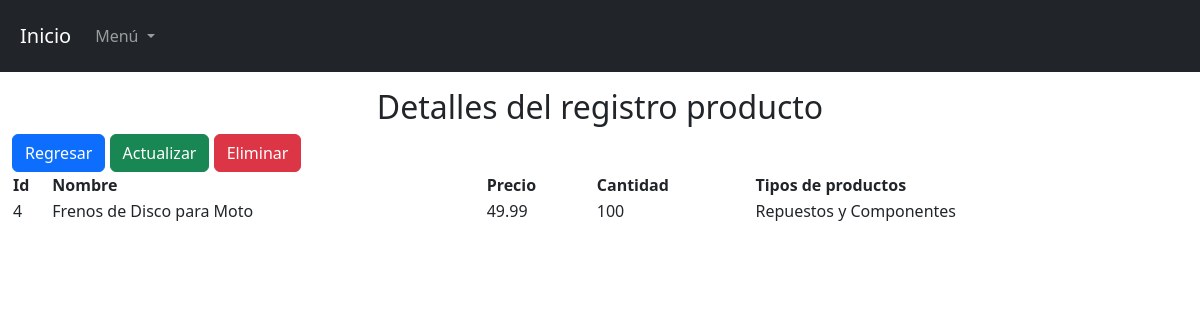
The page /view/username/proshow.php?id=4 on the database its author committed.
### tables this page shows
CREATE TABLE `productos` (
  `Idproducto` int(11) NOT NULL AUTO_INCREMENT,
  `Nombre` varchar(50) DEFAULT NULL,
  `Precio` decimal(10,2) DEFAULT NULL,
  `Cantidad` int(10) DEFAULT NULL,
  `Idtip` int(11) DEFAULT NULL,
  PRIMARY KEY (`Idproducto`),
  INDEX `fk_productos_idtip` (`Idtip`),
  FOREIGN KEY (`Idtip`) REFERENCES `tiposproductos` (`Idtip`) ON DELETE CASCADE
);

CREATE TABLE `tiposproductos` (
  `Idtip` int(11) NOT NULL AUTO_INCREMENT,
  `NombreTipo` varchar(50) DEFAULT NULL,
  PRIMARY KEY (`Idtip`)
);

### config/db.php (called while the page is built)
<?php
class db{
    private $host="localhost";
    private $dbname="dbproyecto";
    private $user="root";
    private $password="";
    public function conexion() {
        try {
            $PDO = new PDO("mysql:host={$this->host};dbname={$this->dbname}", $this->user, $this->password);
            $PDO->setAttribute(PDO::ATTR_ERRMODE, PDO::ERRMODE_EXCEPTION);
            return $PDO;
        } catch (PDOException $e) {
            return $e->getMessage();
        }
    }
}
?>

### model/pronameModel.php (called while the page is built, shortened)
<?php
  class pronameModel
  {
      private $PDO;
      public function __construct()
      {
          require_once(__DIR__ . '/../config/db.php');
          $con = new db();
          $this->PDO = $con->conexion();
      }
      public function show($id)
      {
          try {
              $statement = $this->PDO->prepare("SELECT productos.*, tiposproductos.NombreTipo AS TipoNombre
                                               FROM productos
                                               LEFT JOIN tiposproductos ON productos.Idtip = tiposproductos.Idtip
                                               WHERE Idproducto = :id");
              $statement->bindParam(":id", $id);
              return ($statement->execute()) ? $statement->fetch() : false;
          } catch (PDOException $e) {
              echo "Error al obtener datos de la base de datos: " . $e->getMessage();
              return false;
          }
      }
  }
?>

### controller/pronameController.php (called while the page is built, shortened)
    <?php
    class pronameController
    {
        private $model;
        public function __construct()
        {
            require_once("c://xampp/htdocs/proyectoSL2/model/pronameModel.php");
            $this->model = new pronameModel();
        }
        public function show($id)
        {
            $result = $this->model->show($id);
            return ($result !== false) ? $result : header("Location: proindex.php");
        }
}
    ?>

### view/username/proshow.php (the view, shortened to what this page needs)
<?php
require_once(__DIR__ . '/../head/head.php');
require_once(__DIR__ . '/../../controller/pronameController.php');
$obj = new pronameController();
$date= $obj->show($_GET['id']);
?>
<h2 class="text-center">Detalles del registro producto</h2>
<div class="pd-3">
<a href="proindex.php" class="btn btn-primary">Regresar</a>
<a href="proedit.php?id=<?= $date[0] ?>" class="btn btn-success">Actualizar</a>
    <a class="btn btn-danger" data-bs-toggle="modal" data-bs-target="#exampleModal">Eliminar</a>
</div>
<table class="table- container-fluid">
        <thead>
            <tr>
                <th scope="col">Id</th>
                <th scope="col">Nombre</th>
                <th scope="col">Precio</th>
                <th scope="col">Cantidad</th>
                <th scope="col">Tipos de productos</th>
            </tr>
        </thead>
        <tbody>
            <tr>
                <td scope="col"><?=$date[0]?></td>
                <td scope="col"><?=$date[1]?></td>
                <td scope="col"><?=$date[2]?></td>
                <td scope="col"><?=$date[3]?></td>
                <td scope="col"><?= isset($date['TipoNombre']) ? $date['TipoNombre'] : '' ?></td>
            </tr>
        </tbody>
    </table>
<?php
require_once("../head/footer.php");
?>

### rows shown on the page
productos: Idproducto "4", Nombre "Frenos de Disco para Moto", Precio "49.99", Cantidad "100", Idtip.NombreTipo "Repuestos y Componentes"
